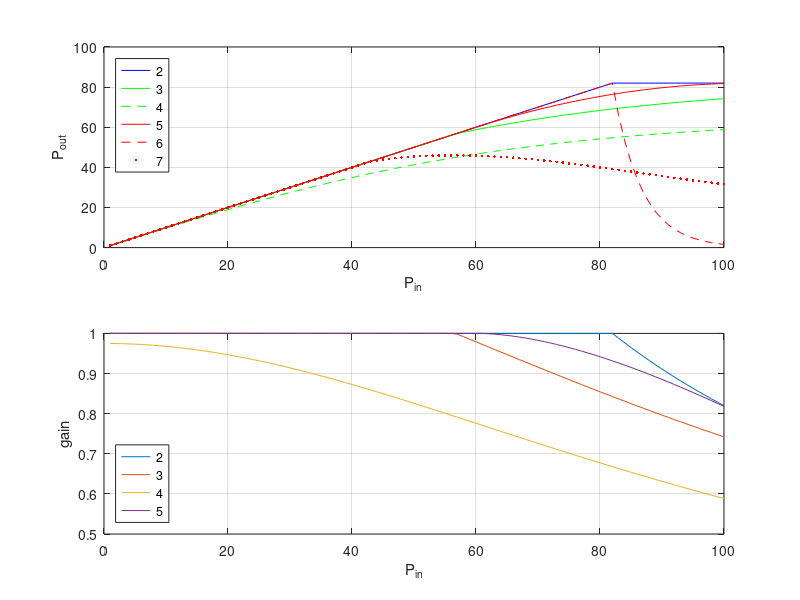

The MATLAB source for this figure:
% %%
function [gain] = agc_lut(~)
    n = 100;
    P_in = 1:n;

    lut = ones(n,7);
    lut(:,1) = 1:n;

    % ideal
    max = 82;
    for i = 1:n
        if i < max
            lut(i,2) = 1;
        else
            lut(i,2) = max / P_in(i);
        end
    end
    
    % tanh 1, index 3
    a = 0.015;
    b = 82;
    y_tanh = b .* (1 - exp(-a.*2.*P_in)) ./ (1 + exp(-a.*2.*P_in));
    lut(57:end, 3) = y_tanh(57:end) ./ P_in(57:end);
    
    % tanh 2, index 4
    a = 0.015;
    b = 65; 
    y_tanh = b .* (1 - exp(-a.*2.*P_in)) ./ (1 + exp(-a.*2.*P_in));
    lut(1:end, 4) = y_tanh(1:end) ./ P_in(1:end);
  
    % polynomial 1, index 5
    x_poly = [60 61 105 106];
    y_poly = [60 61 82 82];
    p_coeff = polyfit(x_poly, y_poly, 2);
    yy = polyval(p_coeff, P_in);
    lut(62:end, 5) = yy(62:end) ./ P_in(62:end);
    
    % dB ideal, index 6
    for i = 1:n
        if i > 82
            lut(i,6) = 10^8.2 / 10^(i/10);
        end
    end
    
    % polynomial 2, index 7
    x_poly = [38 56 75 80];
    y_poly = [40 46 42 40];
    p_coeff = polyfit(x_poly, y_poly, 3);
    yy = polyval(p_coeff, P_in);
    lut(43:end, 7) = yy(43:end) ./ P_in(43:end);
    
    % return prefered lookup table
    % 2 = ideal
    % 3 = tanh 1
    % 4 = tanh 2
    % 5 = polynomial 1
    % 6 = dB ideal
    % 7 = polynomial 2
    gain = lut(:,5);

% PLOT
if 1 == 1
    clf;
    figure(2)
    subplot(211)
    plot(P_in, P_in'.*lut(P_in,2), 'b')     % 2
    hold on
    grid on
    plot(P_in, P_in'.*lut(P_in,3), 'g')     % 3
    plot(P_in, P_in'.*lut(P_in,4), 'g--')   % 4
    plot(P_in, P_in'.*lut(P_in,5), 'r')     % 5
    plot(P_in, P_in'.*lut(P_in,6), 'r--')   % 6
    plot(P_in, P_in'.*lut(P_in,7), 'r.')    % 7
    legend('2','3','4','5','6','7','Location','northwest')
    xlabel('P_{in}')
    ylabel('P_{out}')
    subplot(212)
    plot(P_in, lut(:,2:5))
    legend('2','3','4','5','Location','southwest')
    xlabel('P_{in}')
    ylabel('gain')
    grid on
end

% EXPORT TO FILE
if 1 == 0
    export_curve = 6;
    fileID = fopen('matlab_gain_lut.txt','wt');
    fprintf(fileID, '%1.15f\n', lut(:,export_curve));
    fclose(fileID);
end

% %% polynomial
% % clf
% % x_poly = [60 61 105 106];
% % y_poly = [60 61 82 82];
% % p_coeff = polyfit(x_poly, y_poly, 2);
% % xx = linspace(0,130, 131);
% % yy = polyval(p_coeff, xx);
% % 
% % plot(xx,yy, xx,xx,'r--',xx,82,'r--')
% % grid on
% % axis([0 130 0 85]);
% 
% clf
% x_poly = [10^6.0 10^10.5 10^10.6];
% y_poly = [10^6.0 10^8.2 10^8.2];
% p_coeff = polyfit(x_poly, y_poly, 2);
% xx = linspace(0,10^13.0);
% yy = polyval(p_coeff, xx);
% 
% % plot(xx,yy, xx,xx,'r--',xx,82,'r--')
% plot(10.*log10(real(xx)), 10.*log10(real(yy)))
% grid on
% % axis([0 130 0 85]);

% clf
% x_poly = [40 41 80 81];
% y_poly = [40 41 62 62];
% p_coeff = polyfit(x_poly, y_poly, 2);
% xx = linspace(0,130, 131);
% yy = polyval(p_coeff, xx);
% 
% plot(xx,yy, xx,xx,'r--',xx,82,'r--')
% grid on
% axis([0 130 0 85]);
% 
% 
% % %% tanh
% % clf
% a = 0.015;
% b = 82;
% x = linspace(0,130);
% y = b .* (1 - exp(-a.*2.*x)) ./ (1 + exp(-a.*2.*x));
% hold on
% plot(x,y,'g', x,x,'r--')
% % grid on
% % axis([0 130 0 85]);

% %%
% clf
% a = 0.015;
% b = 75;
% x = linspace(0,130);
% y = b .* (1 - exp(-a.*2.*x)) ./ (1 + exp(-a.*2.*x));
% hold on
% plot(x,y,'g', x,x,'r--',x,82,'r--')
% grid on
% % axis([0 130 0 85]);
